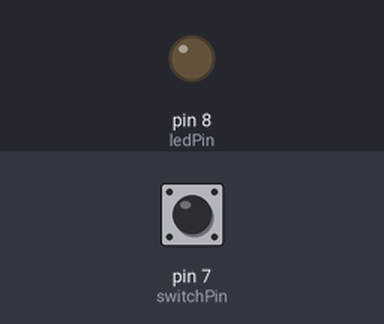
The sketch below on a simulated Arduino Uno, built with avr-gcc and run on an emulated ATmega328P. Parts: output pins drawn as LEDs (lit = HIGH). The inputs (shaded band) are chosen by the test bench; at power-on: pin 7 (switchPin) HIGH.

Above: at 0.3 s.
At 4.6 s:
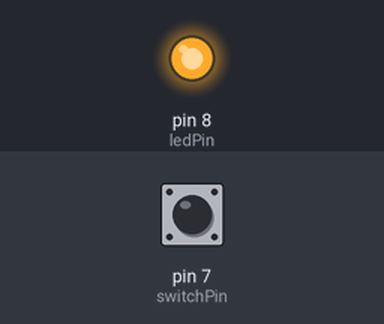
Timing chart, 0 to 7.0 s (numbered marks = the images above):
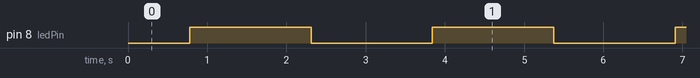

The sketch:

Switch.ino
```cpp
/* In theory, this will control an LED in two modes,
    Mode 0 = off - will set the LED to a dimmer program
    Mode 1 = switch on will set the LED to be controlled by a potentiometer.
    Accomplished by a 2 pin toggle switch, pot, and an led
    the switch is connected to ground and digital pin, that pin is passed digitalwrite high
    this turns on the internal resistor of the arduino (in threory)
    when the switch is in the off position, the pin reads HIGH, when it is on, the pin reads LOW
    Fade/dimmer was lifted off examples mostly
*/

const int ledPin = 8;    // led is set to digital pin8
const int switchPin = 7; // switch is set to digital pin7
const int pot = A3;      // sets the pot pin in
const int off = 0;       //variables for mode off and on
const int on = 1;
int mode = off;     //initialize mode as off for dimmer program to be defualt
int brightness = 0; //start the LED off basically
int fadeamount = 5; //percentage for the dimmer program to lower the LED by

void setup()
{
    pinMode(switchPin, INPUT);     //sets switch pin as an input
    digitalWrite(switchPin, HIGH); //sets switch pin to push V out, turning on the internal resistor
    pinMode(ledPin, OUTPUT);       //setse the led pin to an output
}

void loop()
{
    if (digitalRead(switchPin) == HIGH)
    { //if the switch is off, then execute case off
        mode = off;
    }
    if (digitalRead(switchPin) == LOW)
    { // the opposite of above
        mode = on;
    }
    switch (mode)
    {
    case off:
        analogWrite(ledPin, brightness);
        brightness = brightness + fadeamount;

        if (brightness <= 0 || brightness >= 255)
        {
            fadeamount = -fadeamount;
        }
        delay(30);
        break;

    case on:
        int potValue = analogRead(pot); //sets the value of the pot
        potValue = map(potValue, 0, 1023, 0, 255);
        analogWrite(ledPin, potValue);
        break;
    }
}
```

Measured:
- by itself, pin 8 (ledPin): alternates HIGH for 1.5 s and LOW for 1.5 s
